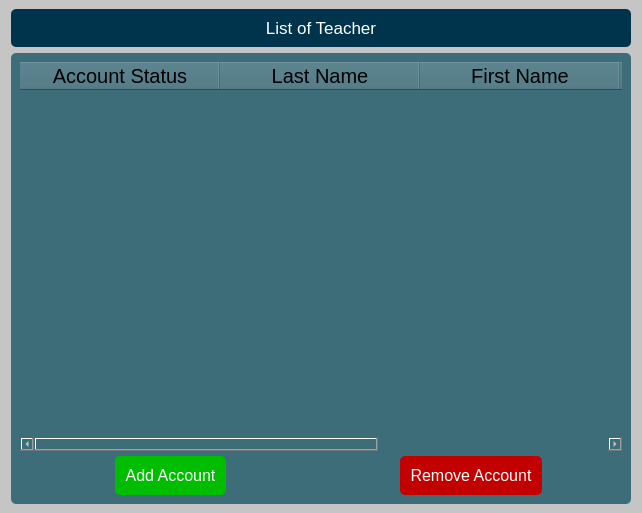
                                  <widget class="QWidget" name="scrollAreaWidgetContents_21">
                                   <property name="geometry">
                                    <rect>
                                     <x>0</x>
                                     <y>-1</y>
                                     <width>642</width>
                                     <height>513</height>
                                    </rect>
                                   </property>
                                   <property name="sizePolicy">
                                    <sizepolicy hsizetype="Preferred" vsizetype="Preferred">
                                     <horstretch>0</horstretch>
                                     <verstretch>0</verstretch>
                                    </sizepolicy>
                                   </property>
                                   <property name="styleSheet">
                                    <string notr="true">background-color: rgb(197, 197, 197);
border-radius: 5px</string>
                                   </property>
                                   <layout class="QVBoxLayout" name="verticalLayout_396">
                                    <property name="topMargin">
                                     <number>9</number>
                                    </property>
                                    <property name="bottomMargin">
                                     <number>9</number>
                                    </property>
                                    <item>
                                     <widget class="QWidget" name="widget_12" native="true">
                                      <property name="styleSheet">
                                       <string notr="true">background-color: rgb(0, 52, 76);
color: rgb(255, 255, 255);</string>
                                      </property>
                                      <layout class="QVBoxLayout" name="verticalLayout_63">
                                       <item>
                                        <widget class="QLabel" name="label_28">
                                         <property name="sizePolicy">
                                          <sizepolicy hsizetype="Preferred" vsizetype="Preferred">
                                           <horstretch>0</horstretch>
                                           <verstretch>0</verstretch>
                                          </sizepolicy>
                                         </property>
                                         <property name="minimumSize">
                                          <size>
                                           <width>0</width>
                                           <height>0</height>
                                          </size>
                                         </property>
                                         <property name="font">
                                          <font>
                                           <pointsize>13</pointsize>
                                          </font>
                                         </property>
                                         <property name="text">
                                          <string>List of Teacher</string>
                                         </property>
                                         <property name="alignment">
                                          <set>Qt::AlignCenter</set>
                                         </property>
                                        </widget>
                                       </item>
                                      </layout>
                                     </widget>
                                    </item>
                                    <item>
                                     <widget class="QWidget" name="widget_14" native="true">
                                      <property name="minimumSize">
                                       <size>
                                        <width>0</width>
                                        <height>450</height>
                                       </size>
                                      </property>
                                      <property name="styleSheet">
                                       <string notr="true">background-color: rgb(62, 109, 122);
</string>
                                      </property>
                                      <layout class="QVBoxLayout" name="verticalLayout_64">
                                       <item>
                                        <widget class="QStackedWidget" name="teacherListMenuPages">
                                         <property name="maximumSize">
                                          <size>
                                           <width>16777215</width>
                                           <height>16777215</height>
                                          </size>
                                         </property>
                                         <property name="currentIndex">
                                          <number>0</number>
                                         </property>
                                         <widget class="QWidget" name="page_10">
                                          <property name="styleSheet">
                                           <string notr="true"/>
                                          </property>
                                          <layout class="QVBoxLayout" name="verticalLayout_33">
                                           <property name="spacing">
                                            <number>0</number>
                                           </property>
                                           <property name="leftMargin">
                                            <number>0</number>
                                           </property>
                                           <property name="topMargin">
                                            <number>0</number>
                                           </property>
                                           <property name="rightMargin">
                                            <number>0</number>
                                           </property>
                                           <property name="bottomMargin">
                                            <number>0</number>
                                           </property>
                                           <item>
                                            <widget class="QFrame" name="frame_7">
                                             <property name="sizePolicy">
                                              <sizepolicy hsizetype="Preferred" vsizetype="Preferred">
                                               <horstretch>0</horstretch>
                                               <verstretch>0</verstretch>
                                              </sizepolicy>
                                             </property>
                                             <property name="styleSheet">
                                              <string notr="true"/>
                                             </property>
                                             <property name="frameShape">
                                              <enum>QFrame::StyledPanel</enum>
                                             </property>
                                             <property name="frameShadow">
                                              <enum>QFrame::Raised</enum>
                                             </property>
                                             <layout class="QVBoxLayout" name="verticalLayout_34">
                                              <property name="spacing">
                                               <number>0</number>
                                              </property>
                                              <property name="leftMargin">
                                               <number>0</number>
                                              </property>
                                              <property name="topMargin">
                                               <number>0</number>
                                              </property>
                                              <property name="rightMargin">
                                               <number>0</number>
                                              </property>
                                              <property name="bottomMargin">
                                               <number>0</number>
                                              </property>
                                              <item>
                                               <widget class="QFrame" name="frame_14">
                                                <property name="minimumSize">
                                                 <size>
                                                  <width>0</width>
                                                  <height>0</height>
                                                 </size>
                                                </property>
                                                <property name="styleSheet">
                                                 <string notr="true"/>
                                                </property>
                                                <property name="frameShape">
                                                 <enum>QFrame::StyledPanel</enum>
                                                </property>
                                                <property name="frameShadow">
                                                 <enum>QFrame::Raised</enum>
                                                </property>
                                                <layout class="QVBoxLayout" name="verticalLayout_36">
                                                 <property name="spacing">
                                                  <number>0</number>
                                                 </property>
                                                 <property name="leftMargin">
                                                  <number>0</number>
                                                 </property>
                                                 <property name="topMargin">
                                                  <number>0</number>
                                                 </property>
                                                 <property name="rightMargin">
                                                  <number>0</number>
                                                 </property>
                                                 <property name="bottomMargin">
                                                  <number>0</number>
                                                 </property>
                                                 <item>
                                                  <widget class="QTableWidget" name="tableWidget_2">
                                                   <property name="font">
                                                    <font>
                                                     <pointsize>15</pointsize>
                                                    </font>
                                                   </property>
                                                   <property name="styleSheet">
                                                    <string notr="true">color: rgb(255, 255, 255);
gridline-color: rgb(255, 255, 255);
</string>
                                                   </property>
                                                   <property name="sizeAdjustPolicy">
                                                    <enum>QAbstractScrollArea::AdjustToContentsOnFirstShow</enum>
                                                   </property>
                                                   <property name="editTriggers">
                                                    <set>QAbstractItemView::NoEditTriggers</set>
                                                   </property>
                                                   <property name="sortingEnabled">
                                                    <bool>true</bool>
                                                   </property>
                                                   <property name="rowCount">
                                                    <number>0</number>
                                                   </property>
                                                   <property name="columnCount">
                                                    <number>5</number>
                                                   </property>
                                                   <attribute name="horizontalHeaderDefaultSectionSize">
                                                    <number>200</number>
                                                   </attribute>
                                                   <attribute name="horizontalHeaderStretchLastSection">
                                                    <bool>true</bool>
                                                   </attribute>
                                                   <attribute name="verticalHeaderVisible">
                                                    <bool>false</bool>
                                                   </attribute>
                                                   <column>
                                                    <property name="text">
                                                     <string>Account Status</string>
                                                    </property>
                                                    <property name="font">
                                                     <font>
                                                      <pointsize>15</pointsize>
                                                     </font>
                                                    </property>
                                                    <property name="foreground">
                                                     <brush brushstyle="SolidPattern">
                                                      <color alpha="255">
                                                       <red>0</red>
                                                       <green>0</green>
                                                       <blue>0</blue>
                                                      </color>
                                                     </brush>
                                                    </property>
                                                   </column>
                                                   <column>
                                                    <property name="text">
                                                     <string>Last Name</string>
                                                    </property>
                                                    <property name="font">
                                                     <font>
                                                      <pointsize>15</pointsize>
                                                     </font>
                                                    </property>
                                                    <property name="background">
                                                     <color>
                                                      <red>255</red>
                                                      <green>255</green>
                                                      <blue>255</blue>
                                                     </color>
                                                    </property>
                                                    <property name="foreground">
                                                     <brush brushstyle="SolidPattern">
                                                      <color alpha="255">
                                                       <red>0</red>
                                                       <green>0</green>
                                                       <blue>0</blue>
                                                      </color>
                                                     </brush>
                                                    </property>
                                                   </column>
                                                   <column>
                                                    <property name="text">
                                                     <string>First Name</string>
                                                    </property>
                                                    <property name="font">
                                                     <font>
                                                      <pointsize>15</pointsize>
                                                     </font>
                                                    </property>
                                                    <property name="foreground">
                                                     <brush brushstyle="SolidPattern">
                                                      <color alpha="255">
                                                       <red>0</red>
                                                       <green>0</green>
                                                       <blue>0</blue>
                                                      </color>
                                                     </brush>
                                                    </property>
                                                   </column>
                                                   <column>
                                                    <property name="text">
                                                     <string>M.I.</string>
                                                    </property>
                                                    <property name="font">
                                                     <font>
                                                      <pointsize>15</pointsize>
                                                     </font>
                                                    </property>
                                                    <property name="foreground">
                                                     <brush brushstyle="SolidPattern">
                                                      <color alpha="255">
                                                       <red>0</red>
                                                       <green>0</green>
                                                       <blue>0</blue>
                                                      </color>
                                                     </brush>
                                                    </property>
                                                   </column>
                                                   <column>
                                                    <property name="text">
                                                     <string>Email</string>
                                                    </property>
                                                    <property name="font">
                                                     <font>
                                                      <family>MS Shell Dlg 2</family>
                                                      <pointsize>15</pointsize>
                                                      <weight>50</weight>
                                                      <bold>false</bold>
                                                     </font>
                                                    </property>
                                                    <property name="foreground">
                                                     <brush brushstyle="SolidPattern">
                                                      <color alpha="255">
                                                       <red>0</red>
                                                       <green>0</green>
                                                       <blue>0</blue>
                                                      </color>
                                                     </brush>
                                                    </property>
                                                   </column>
                                                  </widget>
                                                 </item>
                                                 <item>
                                                  <widget class="QWidget" name="widget_18" native="true">
                                                   <layout class="QHBoxLayout" name="horizontalLayout_24">
                                                    <property name="spacing">
                                                     <number>0</number>
                                                    </property>
                                                    <property name="leftMargin">
                                                     <number>0</number>
                                                    </property>
                                                    <property name="topMargin">
                                                     <number>5</number>
                                                    </property>
                                                    <property name="rightMargin">
                                                     <number>0</number>
                                                    </property>
                                                    <property name="bottomMargin">
                                                     <number>0</number>
                                                    </property>
                                                    <item alignment="Qt::AlignHCenter">
                                                     <widget class="QPushButton" name="addTeach_pushButton">
                                                      <property name="font">
                                                       <font>
                                                        <pointsize>12</pointsize>
                                                       </font>
                                                      </property>
                                                      <property name="styleSheet">
                                                       <string notr="true">#addTeach_pushButton{
	color: rgb(255, 255, 255);
	background-color: rgb(0, 189, 0);
	padding-left: 10px;
	padding-bottom: 10px;
	padding-top: 10px;
	padding-right: 10px;
}
#addTeach_pushButton:hover{
	background-color: rgb(110, 197, 115);
	padding-left: 10px;
	padding-bottom: 10px;
	padding-top: 10px;
	padding-right: 10px;
}
#addTeach_pushButton:pressed{
	background-color: rgba(0, 189, 0,150);
	padding-left: 10px;
	padding-bottom: 10px;
	padding-top: 10px;
	padding-right: 10px;
}</string>
                                                      </property>
                                                      <property name="text">
                                                       <string>Add Account</string>
                                                      </property>
                                                      <property name="icon">
                                                       <iconset resource="res.qrc">
                                                        <normaloff>:/icons/icons/plus-square.svg</normaloff>:/icons/icons/plus-square.svg</iconset>
                                                      </property>
                                                      <property name="iconSize">
                                                       <size>
                                                        <width>25</width>
                                                        <height>25</height>
                                                       </size>
                                                      </property>
                                                     </widget>
                                                    </item>
                                                    <item alignment="Qt::AlignHCenter">
                                                     <widget class="QPushButton" name="removeTeach_pushButton">
                                                      <property name="font">
                                                       <font>
                                                        <pointsize>12</pointsize>
                                                       </font>
                                                      </property>
                                                      <property name="styleSheet">
                                                       <string notr="true">#removeTeach_pushButton{
	color: rgb(255, 255, 255);
	background-color: rgb(195, 0, 0);
	padding-left: 10px;
	padding-bottom: 10px;
	padding-top: 10px;
	padding-right: 10px;
}
#removeTeach_pushButton:hover{
	background-color: rgb(212, 80, 80);
	padding-left: 10px;
	padding-bottom: 10px;
	padding-top: 10px;
	padding-right: 10px;
}
#removeTeach_pushButton:pressed{
	background-color: rgba(195, 0, 0,150);
	padding-left: 10px;
	padding-bottom: 10px;
	padding-top: 10px;
	padding-right: 10px;
}</string>
                                                      </property>
                                                      <property name="text">
                                                       <string>Remove Account</string>
                                                      </property>
                                                      <property name="icon">
                                                       <iconset resource="res.qrc">
                                                        <normaloff>:/icons/icons/trash-2.svg</normaloff>:/icons/icons/trash-2.svg</iconset>
                                                      </property>
                                                      <property name="iconSize">
                                                       <size>
                                                        <width>25</width>
                                                        <height>25</height>
                                                       </size>
                                                      </property>
                                                     </widget>
                                                    </item>
                                                   </layout>
                                                  </widget>
                                                 </item>
                                                </layout>
                                               </widget>
                                              </item>
                                             </layout>
                                            </widget>
                                           </item>
                                          </layout>
                                         </widget>
                                        </widget>
                                       </item>
                                      </layout>
                                     </widget>
                                    </item>
                                   </layout>
                                  </widget>
